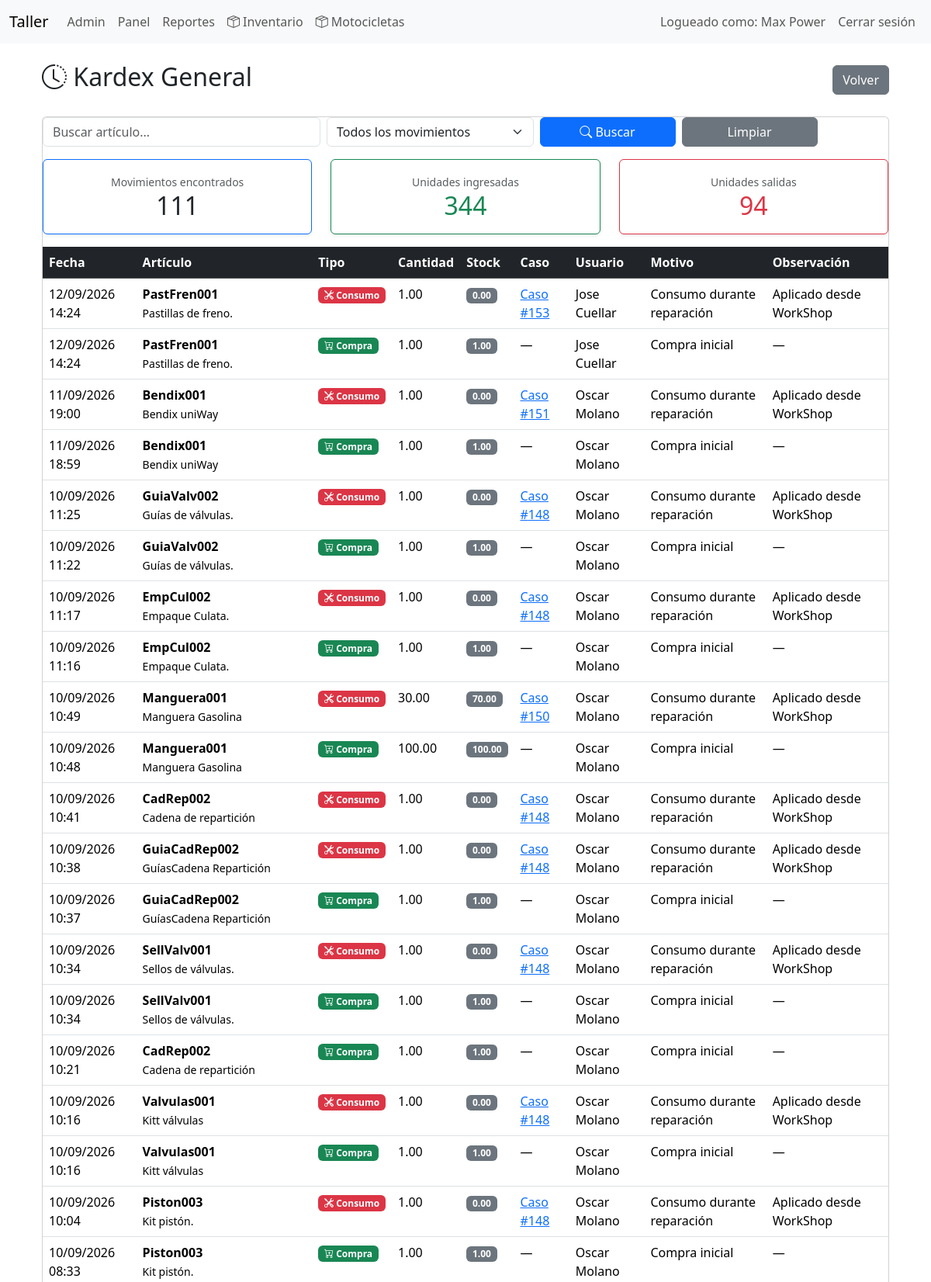
Page /index.php?controller=inventory&action=kardex (signed in, upper part) on the committed database.
### tables this page shows
CREATE TABLE `movimientos_inventario` (
  `id` int(11) NOT NULL,
  `parte_id` int(11) NOT NULL,
  `usuario_id` int(11) NOT NULL,
  `caso_id` int(11) DEFAULT NULL,
  `tipo` enum('compra','consumo','ajuste_entrada','ajuste_salida') NOT NULL,
  `motivo` varchar(255) DEFAULT NULL,
  `cantidad` decimal(12,2) NOT NULL,
  `stock_resultante` decimal(12,2) NOT NULL DEFAULT 0.00,
  `costo_unitario` decimal(10,2) DEFAULT NULL,
  `observacion` text DEFAULT NULL,
  `fecha` datetime NOT NULL DEFAULT current_timestamp()
);

CREATE TABLE `partes` (
  `id` int(11) NOT NULL,
  `codigo` varchar(60) NOT NULL,
  `categoria_id` int(11) DEFAULT NULL,
  `tipo` enum('repuesto','insumo','herramienta') NOT NULL DEFAULT 'repuesto',
  `nombre` varchar(150) NOT NULL,
  `marca` varchar(100) DEFAULT NULL,
  `fabricante_repuesto_id` int(11) DEFAULT NULL,
  `numero_parte` varchar(100) DEFAULT NULL,
  `created_by` int(11) DEFAULT NULL,
  `unidad` enum('Unidad','Juego','Par','Litro','Mililitro','Kilogramo','Gramo','Metro','Centimetro') NOT NULL DEFAULT 'Unidad',
  `stock_actual` decimal(12,2) NOT NULL DEFAULT 0.00,
  `stock_reservado` decimal(12,2) NOT NULL DEFAULT 0.00,
  `stock_minimo` decimal(12,2) NOT NULL DEFAULT 0.00,
  `costo` decimal(10,2) NOT NULL DEFAULT 0.00,
  `precio_venta` decimal(10,2) NOT NULL DEFAULT 0.00,
  `ubicacion` varchar(120) DEFAULT NULL,
  `codigo_barras` varchar(100) DEFAULT NULL,
  `imagen` varchar(255) DEFAULT NULL,
  `activo` tinyint(1) NOT NULL DEFAULT 1,
  `created_at` datetime NOT NULL DEFAULT current_timestamp(),
  `updated_at` datetime NOT NULL DEFAULT current_timestamp() ON UPDATE current_timestamp()
);

CREATE TABLE `casos` (
  `id` int(11) NOT NULL,
  `vehiculo_id` int(11) NOT NULL,
  `mecanico_id` int(11) DEFAULT NULL,
  `fecha_ingreso` date DEFAULT NULL,
  `hora_ingreso` time DEFAULT NULL,
  `causa` text DEFAULT NULL,
  `observaciones` text DEFAULT NULL,
  `diagnostico` text DEFAULT NULL,
  `estado` enum('abierto','cerrado') DEFAULT 'abierto',
  `fecha_cierre` datetime DEFAULT NULL,
  `cerrado_por` int(11) DEFAULT NULL,
  `precio_cobrado` int(11) DEFAULT NULL,
  `descuento` int(11) DEFAULT 0,
  `utilidad` decimal(10,2) DEFAULT 0.00
);

CREATE TABLE `usuarios` (
  `id` int(11) NOT NULL,
  `nombre` varchar(150) NOT NULL,
  `usuario` varchar(100) NOT NULL,
  `contraseña_hash` varchar(255) NOT NULL,
  `rol` enum('admin','mecanico') NOT NULL DEFAULT 'mecanico',
  `fecha_creacion` datetime NOT NULL
);

### app/controllers/BaseController.php (called while the page is built, shortened)
<?php
abstract class BaseController
{
    protected function render(string $view, array $data = []): void
    {
        extract($data);
        require __DIR__ . '/../views/layouts/header.php';
        require __DIR__ . '/../views/' . $view . '.php';
        require __DIR__ . '/../views/layouts/footer.php';
    }
}

### app/controllers/InventoryController.php (called while the page is built, shortened)
<?php
class InventoryController extends BaseController
{
    private Part $partModel;
    public function __construct(PDO $pdo)
    {
        $this->partModel = new Part($pdo);
    }
    public function kardex(): void
    {
        $filters = [
            'buscar' => trim($_GET['buscar'] ?? ''),
            'tipo' => trim($_GET['tipo'] ?? '')
        ];
        $movements = $this->partModel->getAllMovements($filters);
        $summary = [
            'movimientos' => count($movements),
            'entradas' => 0,
            'salidas' => 0
        ];
        foreach ($movements as $m) {
            if (in_array($m['tipo'], ['compra', 'ajuste_entrada'])) {
                $summary['entradas'] += $m['cantidad'];
            }
            if (in_array($m['tipo'], ['consumo', 'ajuste_salida'])) {
                $summary['salidas'] += $m['cantidad'];
            }
        }
        $this->render(
            'inventory/kardex',
            [
                'title'     => 'Kardex General',
                'movements' => $movements,
                'filters'   => $filters,
                'summary'   => $summary
            ]
        );
    }
}

### app/models/BaseModel.php (called while the page is built, shortened)
<?php
class BaseModel
{
    public function __construct(PDO $pdo)
    {
        $this->db = $pdo;
    }
}

### app/models/Part.php (called while the page is built, shortened)
<?php
class Part extends BaseModel
{
    public function getAllMovements(array $filters = []): array
    {
        $sql = "
        SELECT
            m.*,
            p.codigo,
            p.nombre AS articulo,
            u.nombre AS usuario,
            c.id AS caso
        FROM movimientos_inventario m
        INNER JOIN partes p
            ON p.id = m.parte_id
        INNER JOIN usuarios u
            ON u.id = m.usuario_id
        LEFT JOIN casos c
            ON c.id = m.caso_id
    ";
        $params = [];
        $sql .= "
        ORDER BY
            m.fecha DESC,
            m.id DESC
    ";
        $stmt = $this->db->prepare($sql);
        $stmt->execute($params);
        return $stmt->fetchAll(PDO::FETCH_ASSOC);
    }
}

### app/views/inventory/kardex.php (the view, shortened to what this page needs)
<div class="container mt-4">
    <div class="d-flex justify-content-between align-items-center mb-4">
        <h2>
            <i class="bi bi-clock-history"></i>
            Kardex General
        </h2>
        <a
            href="index.php?controller=inventory"
            class="btn btn-secondary">
            Volver
        </a>
    </div>
    <div class="card">
        <div class="card-body p-0">
            <form class="row g-2 mb-3" method="GET">
                <div class="col-md-4">
                    <input
                        type="text"
                        class="form-control"
                        name="buscar"
                        placeholder="Buscar artículo..."
                        value="<?= htmlspecialchars($_GET['buscar'] ?? '') ?>">
                </div>
                <div class="col-md-3">
                    <select
                        name="tipo"
                        class="form-select">
                        <option
                            value=""
                            <?= empty($filters['tipo']) ? 'selected' : '' ?>>
                            Todos los movimientos
                        </option>
                    </select>
                </div>
                <div class="col-md-2">
                    <button class="btn btn-primary w-100">
                        <i class="bi bi-search"></i>
                        Buscar
                    </button>
                </div>
                <div class="col-md-2">
                    <a
                        href="index.php?controller=inventory&action=kardex"
                        class="btn btn-secondary w-100">
                        Limpiar
                    </a>
                </div>
            </form>
            <div class="row mb-3">
                <div class="col-md-4">
                    <div class="card border-primary shadow-sm">
                        <div class="card-body text-center">
                            <small class="text-muted">
                                Movimientos encontrados
                            </small>
                            <h2 class="mb-0">
                                <?= number_format($summary['movimientos']) ?>
                            </h2>
                        </div>
                    </div>
                </div>
                <div class="col-md-4">
                    <div class="card border-success shadow-sm">
                        <div class="card-body text-center">
                            <small class="text-muted">
                                Unidades ingresadas
                            </small>
                            <h2 class="mb-0 text-success">
                                <?= number_format($summary['entradas']) ?>
                            </h2>
                        </div>
                    </div>
                </div>
                <div class="col-md-4">
                    <div class="card border-danger shadow-sm">
                        <div class="card-body text-center">
                            <small class="text-muted">
                                Unidades salidas
                            </small>
                            <h2 class="mb-0 text-danger">
                                <?= number_format($summary['salidas']) ?>
                            </h2>
                        </div>
                    </div>
                </div>
            </div>
            <table class="table table-hover mb-0">
                <thead class="table-dark">
                    <tr>
                        <th>Fecha</th>
                        <th>Artículo</th>
                        <th>Tipo</th>
                        <th>Cantidad</th>
                        <th>Stock</th>
                        <th>Caso</th>
                        <th>Usuario</th>
                        <th>Motivo</th>
                        <th>Observación</th>
                    </tr>
                </thead>
                <tbody>
                    <?php if (empty($movements)): ?>
                        <tr>
                            <td colspan="9" class="text-center text-muted p-4">
                                <i class="bi bi-search"></i>
                                No se encontraron movimientos.
                            </td>
                        </tr>
                    <?php else: ?>
                        <?php foreach ($movements as $m): ?>
                            <tr>
                                <td>
                                    <?= date('d/m/Y H:i', strtotime($m['fecha'])) ?>
                                </td>
                                <td>
                                    <strong><?= htmlspecialchars($m['codigo']) ?></strong><br>
                                    <small><?= htmlspecialchars($m['articulo']) ?></small>
                                </td>
                                <td>
                                    <?php
                                    switch ($m['tipo']) {
                                        case 'compra':
                                            echo '<span class="badge bg-success">
            <i class="bi bi-cart-plus"></i>
            Compra
          </span>';
                                            break;
                                        case 'consumo':
                                            echo '<span class="badge bg-danger">
            <i class="bi bi-tools"></i>
            Consumo
          </span>';
                                            break;
                                    }
                                    ?>
                                </td>
                                <td>
                                    <?= $m['cantidad'] ?>
                                </td>
                                <td>
                                    <span class="badge bg-secondary">
                                        <?= $m['stock_resultante'] ?>
                                    </span>
                                </td>
                                <td>
                                    <?php if ($m['caso']): ?>
                                        <a
                                            href="index.php?controller=mechanic&action=viewCase&case_id=<?= $m['caso'] ?>">
                                            Caso #<?= $m['caso'] ?>
                                        </a>
                                    <?php else: ?>
                                        —
                                    <?php endif; ?>
                                </td>
                                <td>
                                    <?= htmlspecialchars($m['usuario']) ?>
                                </td>
                                <td>
                                    <?= htmlspecialchars($m['motivo']) ?>
                                </td>
                                <td>
                                    <?= htmlspecialchars($m['observacion'] ?: '—') ?>
                                </td>
                            </tr>
                        <?php endforeach; ?>
                    <?php endif; ?>
                </tbody>
            </table>
        </div>
    </div>
</div>

### public/css/style.css (style rules this page uses)
body { padding-bottom: 40px; }

### rows in the picture
movimientos_inventario: fecha "12/09/2026 14:24", parte.codigo "PastFren001", parte.nombre "Pastillas de freno.", tipo "consumo" (drawn), cantidad "1.00", stock_resultante "0.00", caso "153", usuario.nombre "Jose Cuellar", motivo "Consumo durante reparación", observacion "Aplicado desde WorkShop"
movimientos_inventario: fecha "12/09/2026 14:24", parte.codigo "PastFren001", parte.nombre "Pastillas de freno.", tipo "compra" (drawn), cantidad "1.00", stock_resultante "1.00", usuario.nombre "Jose Cuellar", motivo "Compra inicial", observacion "—"
movimientos_inventario: fecha "11/09/2026 19:00", parte.codigo "Bendix001", parte.nombre "Bendix uniWay", tipo "consumo" (drawn), cantidad "1.00", stock_resultante "0.00", caso "151", usuario.nombre "Oscar Molano", motivo "Consumo durante reparación", observacion "Aplicado desde WorkShop"
movimientos_inventario: fecha "11/09/2026 18:59", parte.codigo "Bendix001", parte.nombre "Bendix uniWay", tipo "compra" (drawn), cantidad "1.00", stock_resultante "1.00", usuario.nombre "Oscar Molano", motivo "Compra inicial", observacion "—"
movimientos_inventario: fecha "10/09/2026 11:25", parte.codigo "GuiaValv002", parte.nombre "Guías de válvulas.", tipo "consumo" (drawn), cantidad "1.00", stock_resultante "0.00", caso "148", usuario.nombre "Oscar Molano", motivo "Consumo durante reparación", observacion "Aplicado desde WorkShop"
movimientos_inventario: fecha "10/09/2026 11:22", parte.codigo "GuiaValv002", parte.nombre "Guías de válvulas.", tipo "compra" (drawn), cantidad "1.00", stock_resultante "1.00", usuario.nombre "Oscar Molano", motivo "Compra inicial", observacion "—"
movimientos_inventario: fecha "10/09/2026 11:17", parte.codigo "EmpCul002", parte.nombre "Empaque Culata.", tipo "consumo" (drawn), cantidad "1.00", stock_resultante "0.00", caso "148", usuario.nombre "Oscar Molano", motivo "Consumo durante reparación", observacion "Aplicado desde WorkShop"
movimientos_inventario: fecha "10/09/2026 11:16", parte.codigo "EmpCul002", parte.nombre "Empaque Culata.", tipo "compra" (drawn), cantidad "1.00", stock_resultante "1.00", usuario.nombre "Oscar Molano", motivo "Compra inicial", observacion "—"
movimientos_inventario: fecha "10/09/2026 10:49", parte.codigo "Manguera001", parte.nombre "Manguera Gasolina", tipo "consumo" (drawn), cantidad "30.00", stock_resultante "70.00", caso "150", usuario.nombre "Oscar Molano", motivo "Consumo durante reparación", observacion "Aplicado desde WorkShop"
movimientos_inventario: fecha "10/09/2026 10:48", parte.codigo "Manguera001", parte.nombre "Manguera Gasolina", tipo "compra" (drawn), cantidad "100.00", stock_resultante "100.00", usuario.nombre "Oscar Molano", motivo "Compra inicial", observacion "—"
movimientos_inventario: fecha "10/09/2026 10:41", parte.codigo "CadRep002", parte.nombre "Cadena de repartición", tipo "consumo" (drawn), cantidad "1.00", stock_resultante "0.00", caso "148", usuario.nombre "Oscar Molano", motivo "Consumo durante reparación", observacion "Aplicado desde WorkShop"
movimientos_inventario: fecha "10/09/2026 10:38", parte.codigo "GuiaCadRep002", parte.nombre "GuíasCadena Repartición", tipo "consumo" (drawn), cantidad "1.00", stock_resultante "0.00", caso "148", usuario.nombre "Oscar Molano", motivo "Consumo durante reparación", observacion "Aplicado desde WorkShop"
movimientos_inventario: fecha "10/09/2026 10:37", parte.codigo "GuiaCadRep002", parte.nombre "GuíasCadena Repartición", tipo "compra" (drawn), cantidad "1.00", stock_resultante "1.00", usuario.nombre "Oscar Molano", motivo "Compra inicial", observacion "—"
movimientos_inventario: fecha "10/09/2026 10:34", parte.codigo "SellValv001", parte.nombre "Sellos de válvulas.", tipo "consumo" (drawn), cantidad "1.00", stock_resultante "0.00", caso "148", usuario.nombre "Oscar Molano", motivo "Consumo durante reparación", observacion "Aplicado desde WorkShop"
movimientos_inventario: fecha "10/09/2026 10:34", parte.codigo "SellValv001", parte.nombre "Sellos de válvulas.", tipo "compra" (drawn), cantidad "1.00", stock_resultante "1.00", usuario.nombre "Oscar Molano", motivo "Compra inicial", observacion "—"
movimientos_inventario: fecha "10/09/2026 10:21", parte.codigo "CadRep002", parte.nombre "Cadena de repartición", tipo "compra" (drawn), cantidad "1.00", stock_resultante "1.00", usuario.nombre "Oscar Molano", motivo "Compra inicial", observacion "—"
movimientos_inventario: fecha "10/09/2026 10:16", parte.codigo "Valvulas001", parte.nombre "Kitt válvulas", tipo "consumo" (drawn), cantidad "1.00", stock_resultante "0.00", caso "148", usuario.nombre "Oscar Molano", motivo "Consumo durante reparación", observacion "Aplicado desde WorkShop"
movimientos_inventario: fecha "10/09/2026 10:16", parte.codigo "Valvulas001", parte.nombre "Kitt válvulas", tipo "compra" (drawn), cantidad "1.00", stock_resultante "1.00", usuario.nombre "Oscar Molano", motivo "Compra inicial", observacion "—"
movimientos_inventario: fecha "10/09/2026 10:04", parte.codigo "Piston003", parte.nombre "Kit pistón.", tipo "consumo" (drawn), cantidad "1.00", stock_resultante "0.00", caso "148", usuario.nombre "Oscar Molano", motivo "Consumo durante reparación", observacion "Aplicado desde WorkShop"
movimientos_inventario: fecha "10/09/2026 08:33", parte.codigo "Piston003", parte.nombre "Kit pistón.", tipo "compra" (drawn), cantidad "1.00", stock_resultante "1.00", usuario.nombre "Oscar Molano", motivo "Compra inicial", observacion "—"

### other values in the picture
$_SESSION['user_name'] "Max Power"
$summary['movimientos'] "111"
$summary['entradas'] "344"
$summary['salidas'] "94"
